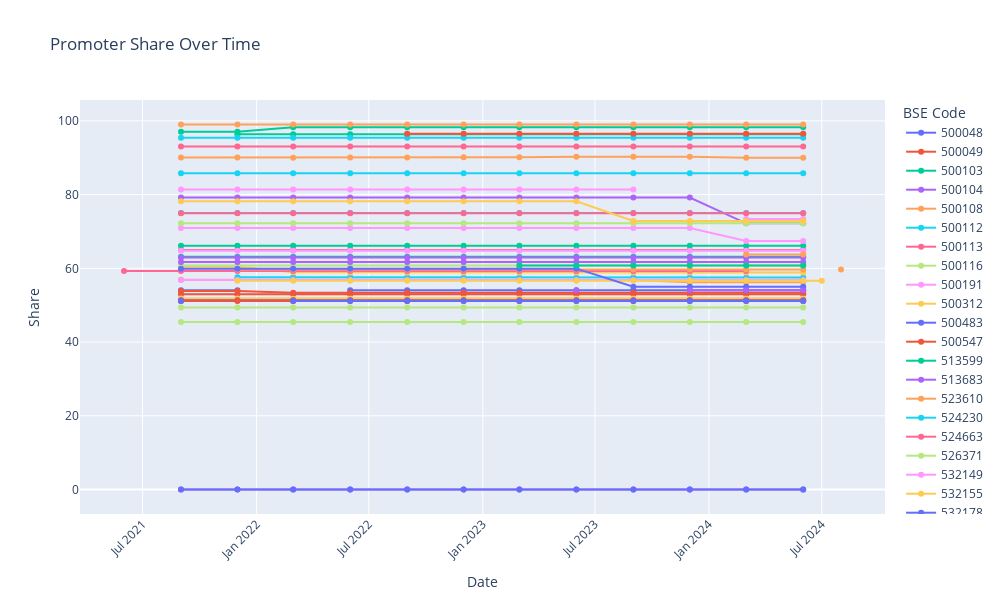

Source (notebook cell):
### Code cell
df = pd.DataFrame(c)

df['Date'] = pd.to_datetime(df['Date'])
df['Date'] = df['Date'].dt.strftime('%Y-%d-%m')


df_pivot = df.pivot(index='Date', columns='BSE Code', values='Share')


fig = go.Figure()

for promoter in df_pivot.columns:
    fig.add_trace(go.Scatter(
        x=df_pivot.index,
        y=df_pivot[promoter],
        mode='lines+markers',
        name=promoter
    ))

fig.update_layout(
    title='Promoter Share Over Time',
    xaxis_title='Date',
    yaxis_title='Share',
    xaxis=dict(tickangle=-45),
    legend_title='BSE Code',
    width=1000,
    height=600
)

fig.show()
